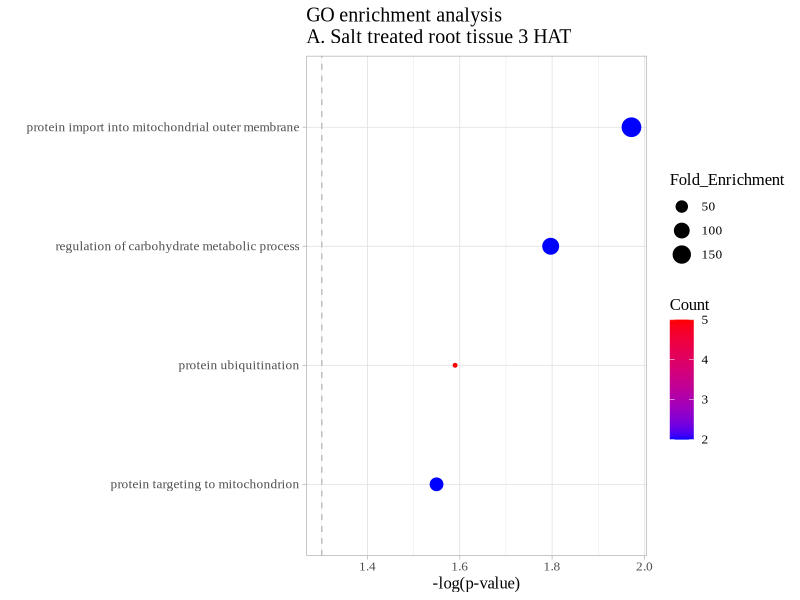
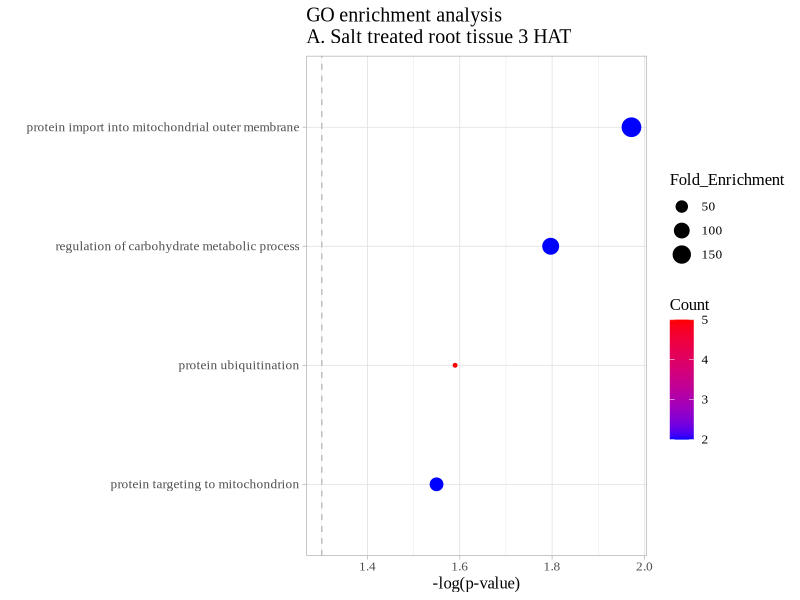
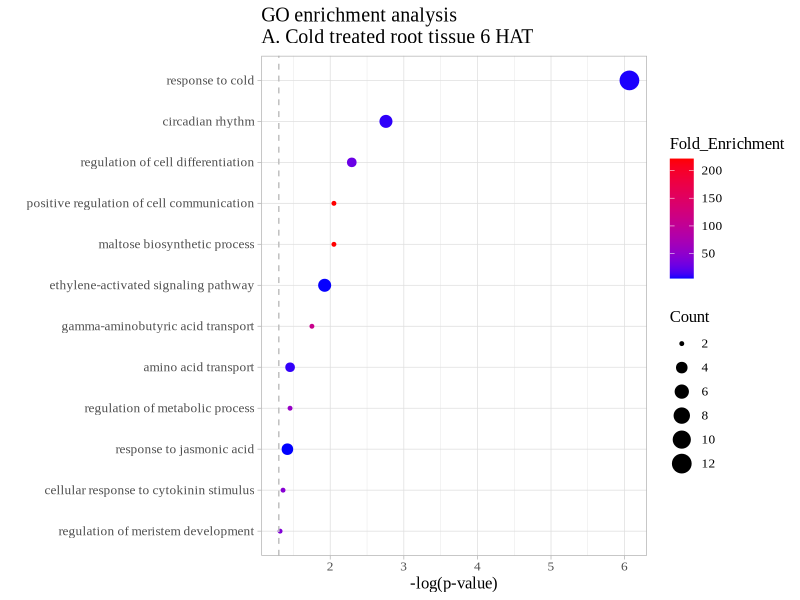
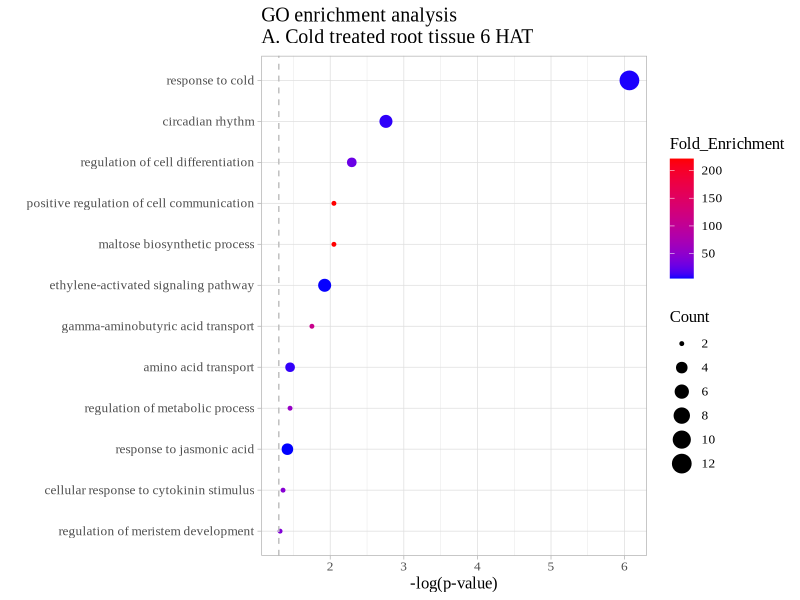
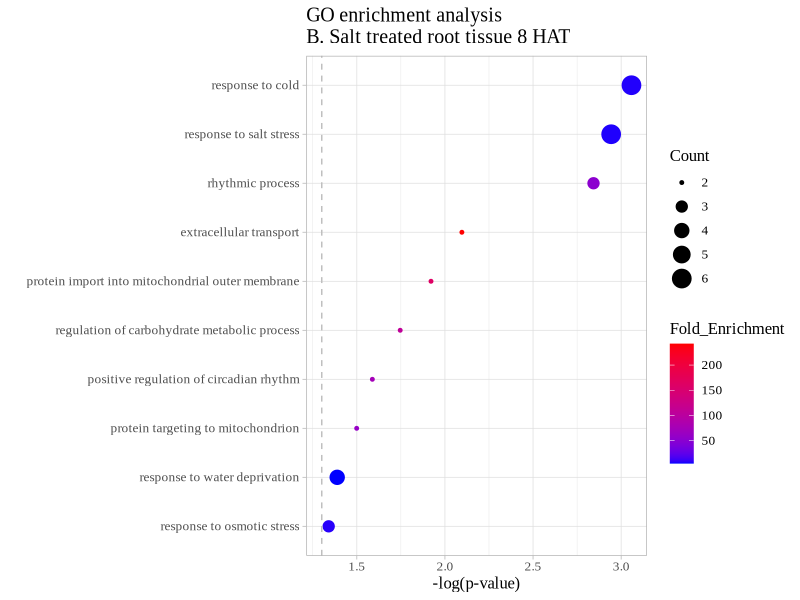
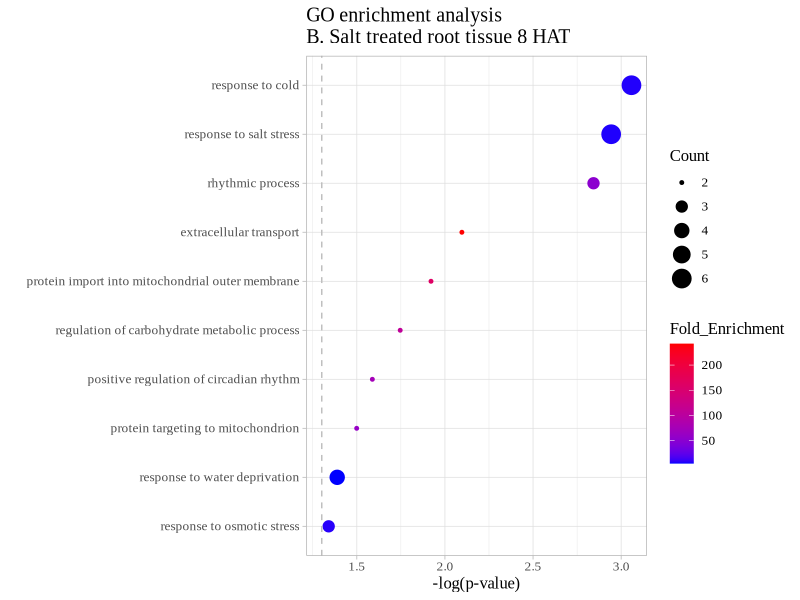
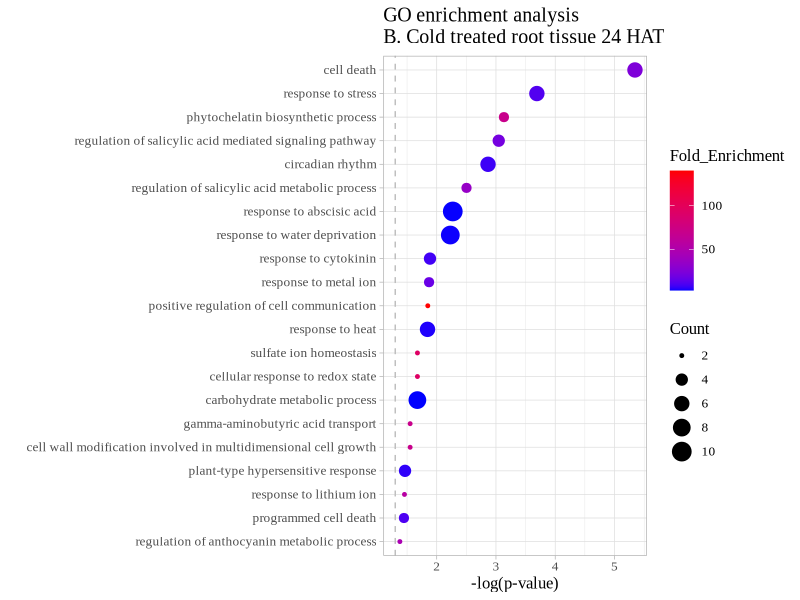
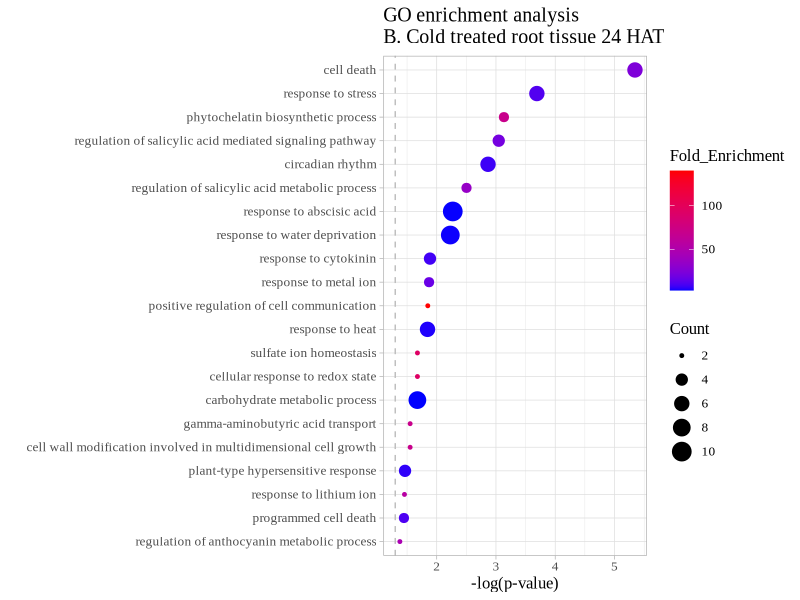

Generate these figures, in order, with R:
#############
#' Title: Gene Ontology ggplots
#' Author: John Lemas
#' Date: April 28 2024
##############

##############
# packages:
library(ggplot2)
library(tidyr)
library(RColorBrewer)

# Set directory

setwd("~/SalTrGenome/RNA_Seq/RT_StressTrials/RNA-seq_data/03_output/05_DESeq2/GO_enrichment/")

########################################################
####### Salt 3 HAT

# Read in the table
go_table_0_3 <- read.table("Up_root_NaCl_0_3_cleaned.txt", header = T, sep = "\t")

# Clean it up
go_table_0_3 <- go_table_0_3[,c(2:4,6,11)]

colnames(go_table_0_3) <- c("Term", "Response", "Count", "p-value", "Fold_Enrichment")

# P-value threshold
go_table_0_3 <- go_table_0_3[go_table_0_3$`p-value`<0.05,]

# Plot it
#ggplot(data = go_table_0_3, 
#       mapping = aes(x = Count, y = reorder(Response, Count), fill = Fold_Enrichment)) +
#  geom_col() + theme_light()

ggplot(data = go_table_0_3, aes(x = -log10(`p-value`), y = reorder(Response, -log10(`p-value`)), 
                                color = Count, size = Fold_Enrichment)) + 
  geom_point() +
  scale_color_gradient(low = "blue", high = "red") +
  theme_light() + 
  ylab("") + 
  xlab("-log(p-value)") + 
  ggtitle("GO enrichment analysis\nA. Salt treated root tissue 3 HAT") +
  geom_vline(xintercept = -log10(0.05), linetype = "dashed", color = "grey") +
  theme(text = element_text(family = "Times New Roman", size = 12))

# Save the plot:
pdf("GO_figures/Up_root_NaCl_0_3_dotplot.pdf", width = 8, height = 8)

par(mfrow=c(1,1))

ggplot(data = go_table_0_3, aes(x = -log10(`p-value`), y = reorder(Response, -log10(`p-value`)), 
                                color = Count, size = Fold_Enrichment)) + 
  geom_point() +
  scale_color_gradient(low = "blue", high = "red") +
  theme_light() + 
  ylab("") + 
  xlab("-log(p-value)") + 
  ggtitle("GO enrichment analysis\nA. Salt treated root tissue 3 HAT") +
  geom_vline(xintercept = -log10(0.05), linetype = "dashed", color = "grey") +
  theme(text = element_text(family = "Times New Roman", size = 12))

dev.off()
dev.off()

########################################################
####### Cold 6 HAT

# Read in the data
go_table_0_6 <- read.delim(file = "Up_root_Cold_0_6_cleaned.txt", header = T, sep = "\t")

# Clean it up
go_table_0_6 <- go_table_0_6[,c(2:4,6,11)]

colnames(go_table_0_6) <- c("Term", "Response", "Count", "p-value", "Fold_Enrichment")

# P-value threshold
go_table_0_6 <- go_table_0_6[go_table_0_6$`p-value`<0.05,]

# Plot it
#ggplot(data = go_table_0_6, 
#       mapping = aes(x = Count, y = reorder(Response, Count), fill = Fold_Enrichment)) +
#  geom_col() + theme_light()

ggplot(data = go_table_0_6, aes(x = -log10(`p-value`), y = reorder(Response, -log10(`p-value`)), 
                                color = Fold_Enrichment, size = Count)) + 
  geom_point() +
  scale_color_gradient(low = "blue", high = "red") +
  theme_light() + 
  ylab("") + 
  xlab("-log(p-value)") + 
  ggtitle("GO enrichment analysis\nA. Cold treated root tissue 6 HAT") +
  geom_vline(xintercept = -log10(0.05), linetype = "dashed", color = "grey") +
  theme(text = element_text(family = "Times New Roman", size = 12))

# Save the plot:
pdf("GO_figures/Up_root_Cold_0_6_dotplot.pdf", width = 8, height = 8)

par(mfrow=c(1,1))

ggplot(data = go_table_0_6, aes(x = -log10(`p-value`), y = reorder(Response, -log10(`p-value`)), 
                                color = Fold_Enrichment, size = Count)) + 
  geom_point() +
  scale_color_gradient(low = "blue", high = "red") +
  theme_light() + 
  ylab("") + 
  xlab("-log(p-value)") + 
  ggtitle("GO enrichment analysis\nA. Cold treated root tissue 6 HAT") +
  geom_vline(xintercept = -log10(0.05), linetype = "dashed", color = "grey") +
  theme(text = element_text(family = "Times New Roman", size = 12))

dev.off()
dev.off()

########################################################
####### Salt 8 HAT

# Read in the table
go_table_0_8 <- read.delim(file = "Up_root_NaCl_0_8_cleaned.txt", header = TRUE, sep = "\t")

# Clean it up
go_table_0_8 <- go_table_0_8[,c(2:4,6,11)]

colnames(go_table_0_8) <- c("Term", "Response", "Count", "p-value", "Fold_Enrichment")

# P-value threshold
go_table_0_8 <- go_table_0_8[go_table_0_8$`p-value`<0.05,]

# Plot it
#ggplot(data = go_table_0_8, 
#       mapping = aes(x = Count, y = reorder(Response, Count), fill = Fold_Enrichment)) +
#  geom_col() + theme_light()

ggplot(data = go_table_0_8, aes(x = -log10(`p-value`), y = reorder(Response, -log10(`p-value`)), 
                                color = Fold_Enrichment, size = Count)) + 
  geom_point() +
  scale_color_gradient(low = "blue", high = "red") +
  theme_light() + 
  ylab("") + 
  xlab("-log(p-value)") + 
  ggtitle("GO enrichment analysis\nB. Salt treated root tissue 8 HAT") +
  geom_vline(xintercept = -log10(0.05), linetype = "dashed", color = "grey") +
  theme(text = element_text(family = "Times New Roman", size = 12))

# Save the plot:
pdf("GO_figures/Up_root_NaCl_0_8_dotplot.pdf", width = 8, height = 8)

par(mfrow=c(1,1))

ggplot(data = go_table_0_8, aes(x = -log10(`p-value`), y = reorder(Response, -log10(`p-value`)), 
                                color = Fold_Enrichment, size = Count)) + 
  geom_point() +
  scale_color_gradient(low = "blue", high = "red") +
  theme_light() + 
  ylab("") + 
  xlab("-log(p-value)") + 
  ggtitle("GO enrichment analysis\nB. Salt treated root tissue 8 HAT") +
  geom_vline(xintercept = -log10(0.05), linetype = "dashed", color = "grey") +
  theme(text = element_text(family = "Times New Roman", size = 12))

dev.off()
dev.off()

########################################################
####### Cold 24 HAT

#Read in the table
go_table_0_24_cold <- read.delim("Up_root_Cold_0_24_cleaned.txt", header = T, sep = "\t")

# Clean it up
go_table_0_24_cold <- go_table_0_24_cold[,c(2:4,6,11)]

colnames(go_table_0_24_cold) <- c("Term", "Response", "Count", "p-value", "Fold_Enrichment")

# P-value threshold
go_table_0_24_cold <- go_table_0_24_cold[go_table_0_24_cold$`p-value`<0.05,]

# Plot it
#ggplot(data = go_table_0_24_cold, 
#       mapping = aes(x = Count, y = reorder(Response, Count), fill = Fold_Enrichment)) +
#  geom_col() + theme_light()

ggplot(data = go_table_0_24_cold, aes(x = -log10(`p-value`), y = reorder(Response, -log10(`p-value`)), 
                                      color = Fold_Enrichment, size = Count)) + 
  geom_point() +
  scale_color_gradient(low = "blue", high = "red") +
  theme_light() + 
  ylab("") + 
  xlab("-log(p-value)") + 
  ggtitle("GO enrichment analysis\nB. Cold treated root tissue 24 HAT") +
  geom_vline(xintercept = -log10(0.05), linetype = "dashed", color = "grey") +
  theme(text = element_text(family = "Times New Roman", size = 12))

# Save the plot:
pdf("GO_figures/Up_root_Cold_0_24_dotplot.pdf", width = 8, height = 8)

par(mfrow=c(1,1))

ggplot(data = go_table_0_24_cold, aes(x = -log10(`p-value`), y = reorder(Response, -log10(`p-value`)), 
                                      color = Fold_Enrichment, size = Count)) + 
  geom_point() +
  scale_color_gradient(low = "blue", high = "red") +
  theme_light() + 
  ylab("") + 
  xlab("-log(p-value)") + 
  ggtitle("GO enrichment analysis\nB. Cold treated root tissue 24 HAT") +
  geom_vline(xintercept = -log10(0.05), linetype = "dashed", color = "grey") +
  theme(text = element_text(family = "Times New Roman", size = 12))

dev.off()
dev.off()

########################################################
####### Salt shoot 24 HAT

# Read in the table
go_table_0_24 <- read.delim("Up_root_NaCl_0_24_cleaned.txt", header = T, sep = "\t")

# Clean it up
go_table_0_24 <- go_table_0_24[,c(2:4,6,11)]

colnames(go_table_0_24) <- c("Term", "Response", "Count", "p-value", "Fold_Enrichment")

# P-value threshold
go_table_0_24 <- go_table_0_24[go_table_0_24$`p-value`<0.05,]

# Plot it
#ggplot(data = go_table_0_24, 
#       mapping = aes(x = Count, y = reorder(Response, Count), fill = Fold_Enrichment)) +
#  geom_col() + theme_light()

ggplot(data = go_table_0_24, aes(x = -log10(`p-value`), y = reorder(Response, -log10(`p-value`)), 
                                 color = Fold_Enrichment, size = Count)) + 
  geom_point() +
  scale_color_gradient(low = "blue", high = "red") +
  theme_light() + 
  ylab("") + 
  xlab("-log(p-value)") + 
  ggtitle("GO enrichment analysis\nC. Salt treated root tissue 24 HAT") +
  geom_vline(xintercept = -log10(0.05), linetype = "dashed", color = "grey") +
  theme(text = element_text(family = "Times New Roman", size = 12))

# Save the plot:
pdf("GO_figures/Up_root_NaCl_0_24_dotplot.pdf", width = 8, height = 8)

par(mfrow=c(1,1))

ggplot(data = go_table_0_24, aes(x = -log10(`p-value`), y = reorder(Response, -log10(`p-value`)), 
                                 color = Fold_Enrichment, size = Count)) + 
  geom_point() +
  scale_color_gradient(low = "blue", high = "red") +
  theme_light() + 
  ylab("") + 
  xlab("-log(p-value)") + 
  ggtitle("GO enrichment analysis\nC. Salt treated root tissue 24 HAT") +
  geom_vline(xintercept = -log10(0.05), linetype = "dashed", color = "grey") +
  theme(text = element_text(family = "Times New Roman", size = 12))

dev.off()
dev.off()


